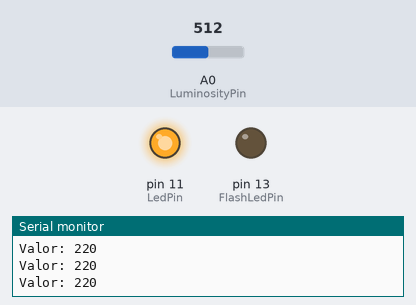
This sketch was run on a simulated Arduino Uno, built with avr-gcc and run on an emulated ATmega328P. On the bench: output pins drawn as LEDs (lit = HIGH), the last lines printed to the serial monitor. Inputs (shaded band) come from the test bench; at power-on: A0 (LuminosityPin) = 512.

Above: at 1.2 s.
1.3 s: A0 (LuminosityPin) set to 229
2.8 s: A0 (LuminosityPin) set to 203
At 4.0 s:
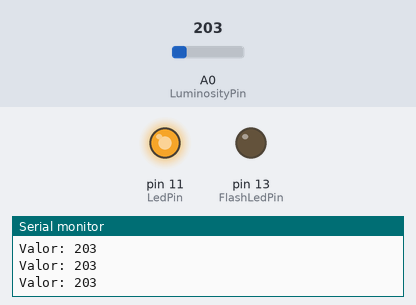
4.3 s: A0 (LuminosityPin) set to 90
At 5.3 s:
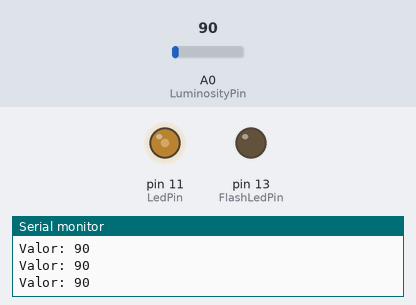
5.8 s: A0 (LuminosityPin) set to 122
At 6.8 s:
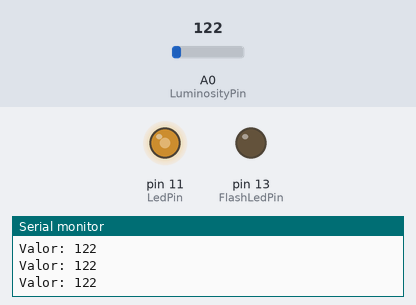
7.3 s: A0 (LuminosityPin) set to 0
At 7.8 s:
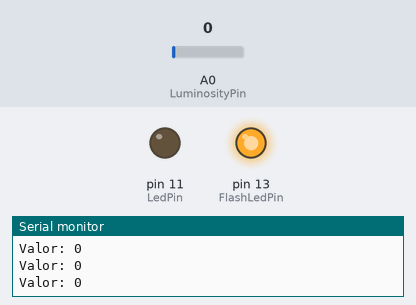
Timing chart, 0 to 9.8 s (numbered marks = the images above; inputs shaded):
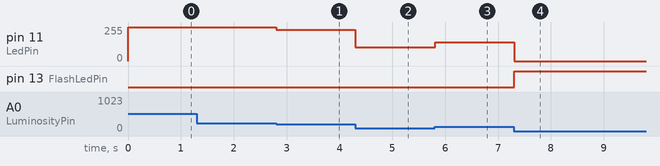

Measured:
- after the input at 2.8 s, pin 11 (LedPin): 255/255 → 235/255 at once
- after the input at 4.3 s, pin 11 (LedPin): 235/255 → 104/255 at once
- after the input at 5.8 s, pin 11 (LedPin): 104/255 → 141/255 at once
- after the input at 7.3 s, pin 11 (LedPin): 141/255 → 0/255 at once; pin 13 (FlashLedPin): LOW → HIGH at once

The sketch:

LuminositySensor.ino
```cpp
const int LedPin = 11;			//Pino digital onde está o LED
const int LuminosityPin = A0;	//Pino analógico onde está o terminal do sensor
const int FlashLedPin = 13;

int LuminosityValue;
int PWM;
int MaxLuminosity = 220;

void setup()
{
	Serial.begin(9600);			//Porta serial para debugar o código
	pinMode(LedPin, OUTPUT);	//Modo do pino do LED
	pinMode(FlashLedPin, OUTPUT);
}

void loop()
{
	//Valor de entrada do sensor. Lembrando que temos uma resolução de entrada de 10bits,
	//logo este valor irá variar de 0 a 1023.
	LuminosityValue = analogRead(LuminosityPin);

	if (LuminosityValue > MaxLuminosity) {
		LuminosityValue = MaxLuminosity;
	}

	//Mapeamento dos valores mínimo e máximo, a fim de usar a Modulação de Largura de Pulso
	//(300 é o máximo que o sensor atingiu no ambiente de testes, faça um teste antes para
	//verificar a luminosidade máxima do seu ambiente.)
	PWM = map(LuminosityValue ,0, MaxLuminosity, 0, 255);

	//Escreve o PWM no pin do LED
	analogWrite(LedPin, PWM);

	if (PWM < 100) {
		digitalWrite(FlashLedPin, HIGH);
	}
	else {
		digitalWrite(FlashLedPin, LOW);
	}

	Serial.print("Valor: ");
	Serial.println(LuminosityValue);
}
```
